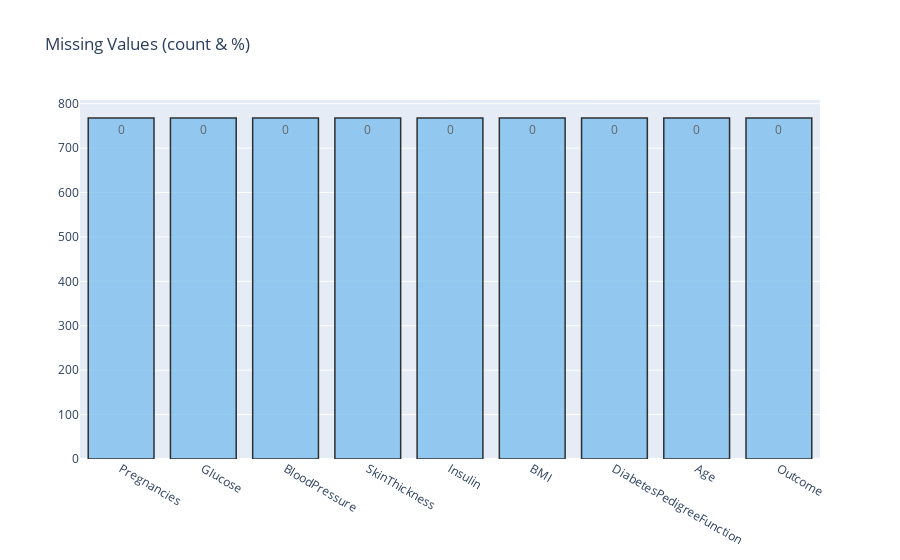

Notebook code cell kept with this figure:
### Code cell
missing_plot(dataset, 'Outcome')

### Figure 1 — Plotly figure (JSON) as saved in the notebook; plotly's stock layout.template omitted (floating-point values rounded to 4 significant figures)
{"data": [{"marker": {"color": "#7EC0EE", "line": {"color": "#000000", "width": 1.5}}, "opacity": 0.8, "text": [0, 0, 0, 0, 0, 0, 0, 0, 0], "textposition": "auto", "type": "bar", "x": ["Pregnancies", "Glucose", "BloodPressure", "SkinThickness", "Insulin", "BMI", "DiabetesPedigreeFunction", "Age", "Outcome"], "y": [768, 768, 768, 768, 768, 768, 768, 768, 768]}], "layout": {"title": {"text": "Missing Values (count & %)"}}}
